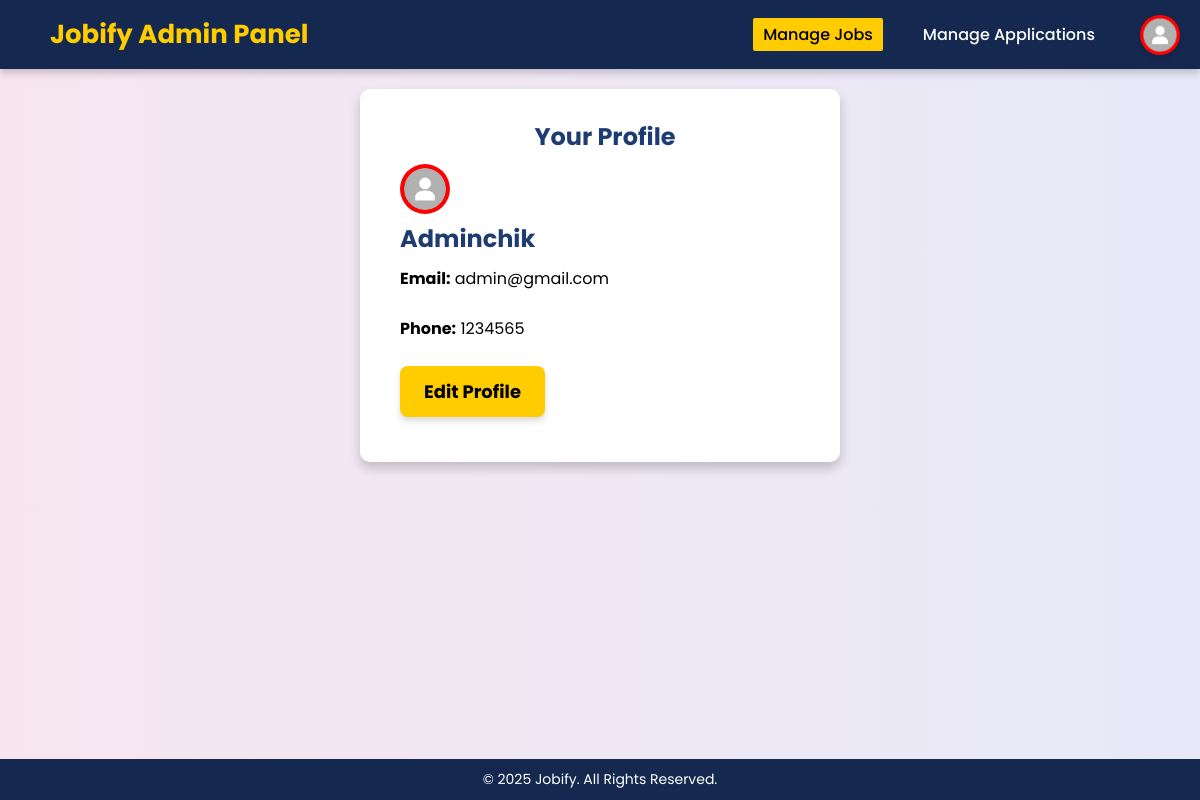
/profile.php (signed in), run on an earlier commit of the app's database.
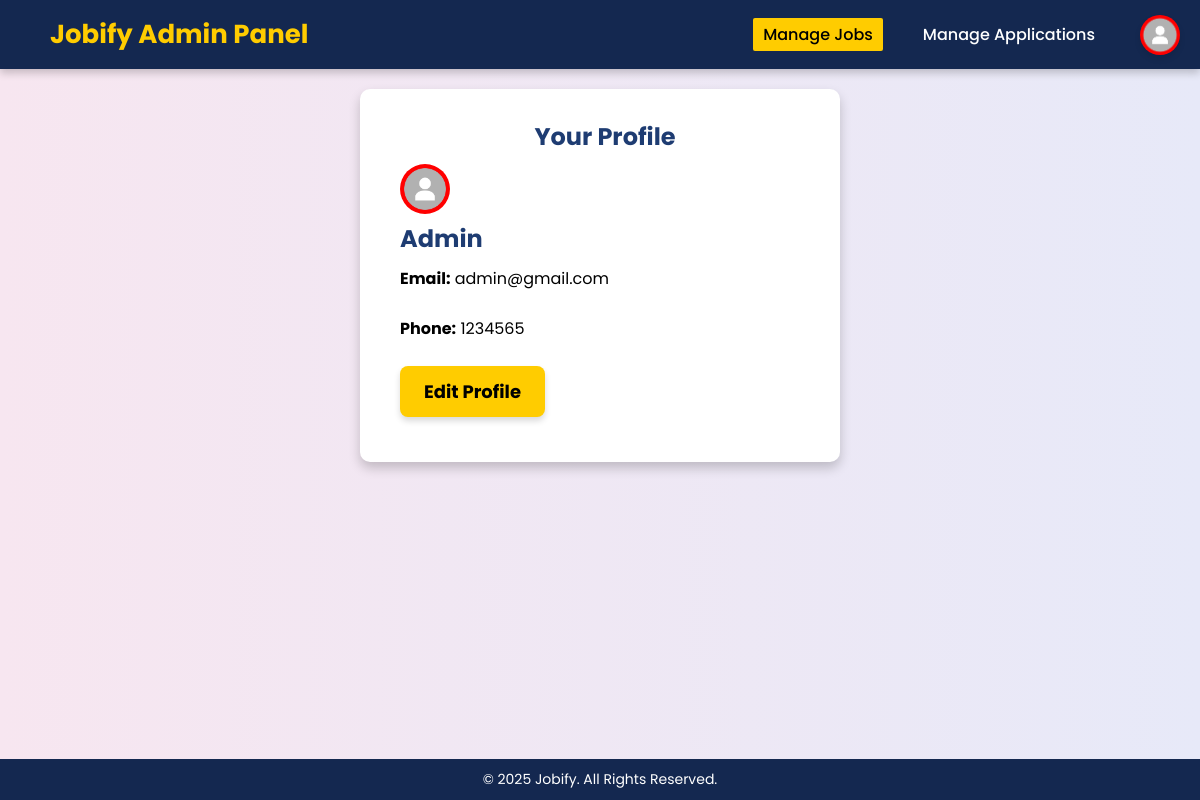
And on a later commit of the database.
### tables this page shows
CREATE TABLE `users` (
  `id` int(11) NOT NULL,
  `name` varchar(255) NOT NULL,
  `email` varchar(255) NOT NULL,
  `password` varchar(255) NOT NULL,
  `role` enum('admin','job_seeker') NOT NULL,
  `created_at` timestamp NOT NULL DEFAULT current_timestamp(),
  `phone` varchar(20) NOT NULL,
  `reset_token` varchar(255) DEFAULT NULL
);

### profile.php (the view, shortened to what this page needs)
<?php
include 'php/config.php';
$user_id = $_SESSION['user_id'];
$query = "SELECT name, email, phone, role FROM users WHERE id = ?";
$stmt = $conn->prepare($query);
$stmt->bind_param("i", $user_id);
$stmt->execute();
$result = $stmt->get_result();
$user = $result->fetch_assoc();
?>
<!DOCTYPE html>
<html lang="en">
<head>
    <link rel="stylesheet" href="css/style.css">
    <link rel="stylesheet" href="https://cdnjs.cloudflare.com/ajax/libs/font-awesome/6.7.2/css/all.min.css">
</head>
<body>
    <?php if ($user['role'] == 'admin'): ?>
    <header>
        <div class="admin-logo">
            <h1 style="font-size: 26px;">Jobify Admin Panel</h1>
        </div>
        <nav>
            <ul>
                <li><a href="manage-jobs.php" class="active">Manage Jobs</a></li>
                <li><a href="manage-applications.php">Manage Applications</a></li>
                <div class="profile-icon" onclick="toggleSidebar()">
                    <img src="assets/images/profile.png" alt="Profile">
                </div>
            </ul>
        </nav>
    </header>
    <?php endif; ?>
    <main class="apply-container">
        <div class="apply-from user-info">
            <h2 style="text-align: center;">Your Profile</h2>
            <img src="assets/images/profile.png" alt="Profile Picture">
            <br>
            <h2><?= htmlspecialchars($user['name']) ?></h2>
            <p><strong>Email:</strong> <?= htmlspecialchars($user['email']) ?></p>
            <br>
            <p><strong>Phone:</strong> <?= htmlspecialchars($user['phone']) ?></p>
            <br>
            <a href="edit-profile.php" class="btn">Edit Profile</a>
        </div>
    </main>
    <footer>
        <p>&copy; 2025 Jobify. All Rights Reserved.</p>
    </footer>
</body>
</html>

### css/style.css (style rules this page uses)
* { margin: 0; padding: 0; box-sizing: border-box; font-family: 'Poppins', 'Roboto', 'Arial', 'Helvetica Neue', sans-serif; -webkit-font-smoothing: antialiased; -moz-osx-font-smoothing: grayscale; }
html, body { height: 100%; display: flex; flex-direction: column; background: linear-gradient(90deg,#f7e6f0, #e7e9f8); color: #222; }
p { font-family: inherit; }
header { display: flex; justify-content: space-between; align-items: center; padding: 15px 50px; background: #142850; box-shadow: 0px 4px 8px rgba(0, 0, 0, 0.2); width: 100%; }
.admin-logo h1 { font-size: 22px; font-weight: bold; color: #ffcc00; text-decoration: none; cursor: pointer; }
nav ul { list-style: none; display: flex; margin-right: 30px; }
nav ul li { margin: 0 15px; }
nav ul li a { text-decoration: none; color: white; font-weight: 500; transition: 0.3s ease-in-out; padding: 5px 10px; cursor: pointer; }
nav ul li a.active { background: #ffcc00; color: black; border-radius: 2px; }
.hero h1, .hero-p, .hero ul li, .btn { position: relative; z-index: 1; }
.btn { display: inline-block; background: #ffcc00; color: black; padding: 12px 24px; text-decoration: none; font-weight: bold; border-radius: 8px; transition: 0.3s ease-in-out; font-size: 18px; box-shadow: 0px 4px 6px rgba(0, 0, 0, 0.15); }
footer { text-align: center; padding: 10px; background: #142850; color: white; font-size: 14px; width: 100%; margin-top: auto; }
.apply-container { width: 40%; background: white; color: black; padding: 30px; border-radius: 10px; box-shadow: 0px 6px 12px rgba(0, 0, 0, 0.2); margin: 20px auto; text-align: left; }
.apply-container h2 { font-size: 24px; color: #1e3c72; margin-bottom: 10px; }
.profile-icon { position: absolute; top: 15px; right: 20px; width: 40px; height: 40px; border-radius: 50%; background-color: red; overflow: hidden; cursor: pointer; transition: transform 0.3s ease; box-shadow: 0px 4px 6px rgba(0, 0, 0, 0.1); }
.profile-icon img { width: 100%; height: 100%; object-fit: cover; }
.user-info { text-align: left; margin: 0 0 15px 10px; }
.user-info img { width: 50px; height: 50px; border-radius: 50%; background-color: red; }

What changed in the data, as far as the page shows it:
changed users "admin@gmail.com": name "Adminchik" → "Admin"
